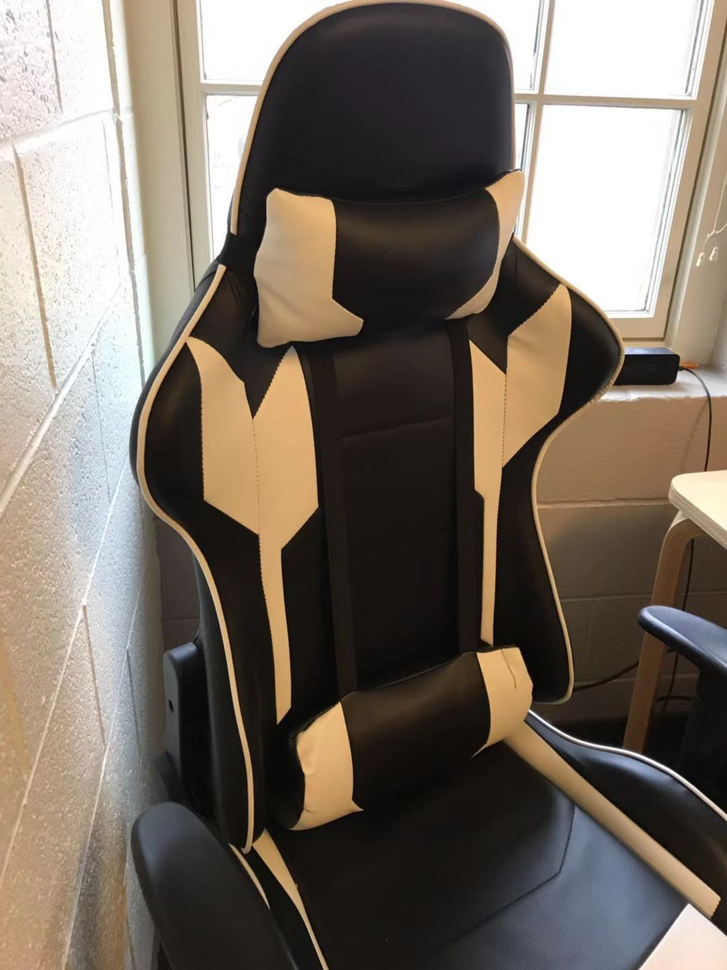
#> input picture MachingPictures/chair1.png, 727 x 970 px, shrunk from 1080 x 1440 before the run, found by its file name
$ python CVProject2.py
#> lines starting #> are read from the running program, lines starting #| are printed output that depends on the picture; after the words box and inside, x2 and y2 are one past the last pixel; in counts of white or black regions, pixels touching at a corner belong together
import numpy as np
import cv2
from matplotlib import pyplot as plt


# [55 lines left out: functions EdgeCornerDetection, SIFT, not called in this run]


def harrisMatching():
    img1 = cv2.imread('chair1.png') # queryImage
#> img1 is the input picture: shape (970, 727, 3); mean B, G, R 99.5, 109.9, 119.9
    img2 = cv2.imread('chair2.png') # trainImage
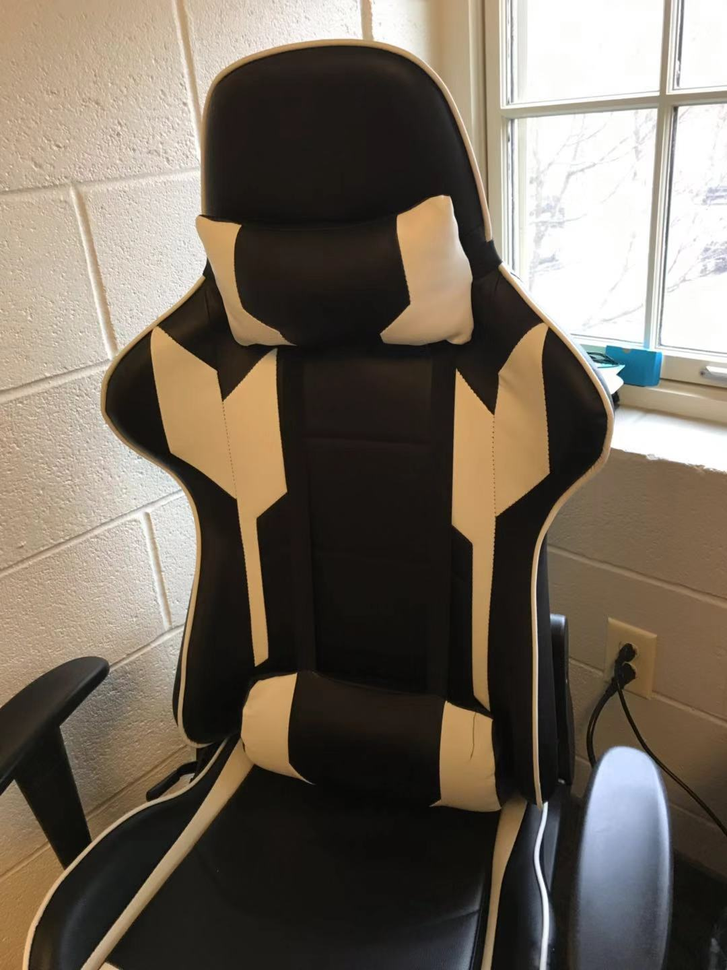
#> input picture MachingPictures/chair2.png, 727 x 970 px, shrunk from 1080 x 1440 before the run, found by its file name
#> img2 is the input picture: shape (970, 727, 3); mean B, G, R 93.9, 106.5, 116.5

    #Detect Harris corners for img1
    gray = cv2.cvtColor(img1,cv2.COLOR_BGR2GRAY)
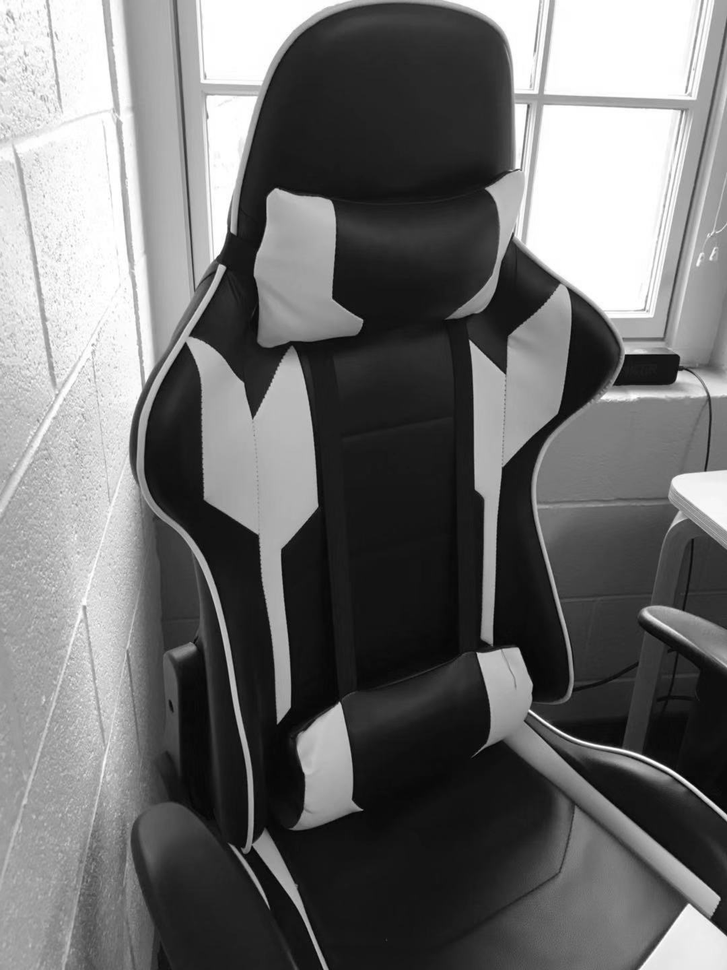
#> gray: shape (970, 727); min 1, max 255, mean 111.7
    gray = np.float32(gray)
    dst = cv2.cornerHarris(gray,2,3,0.04)
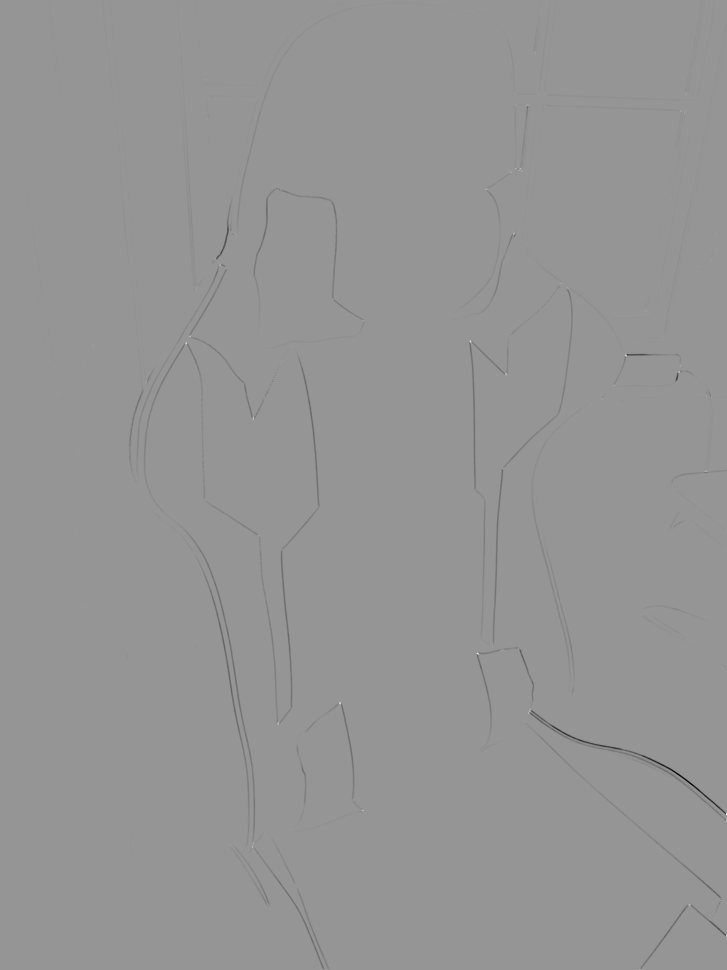
#> dst: shape (970, 727) float32; min -54801056, max 38600384, mean -146145.5; drawn with min black and max white
    dst = cv2.dilate(dst,None)
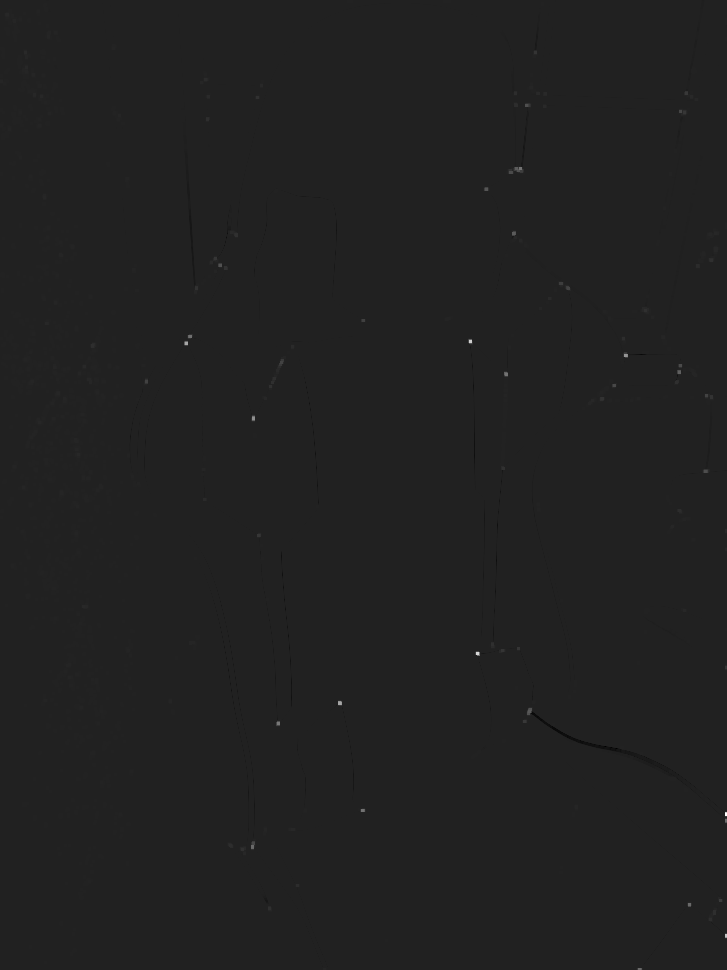
#> dst: shape (970, 727) float32; min -5889651, max 38600384, mean 7182.1; drawn with min black and max white
    a = dst>0.01*dst.max()
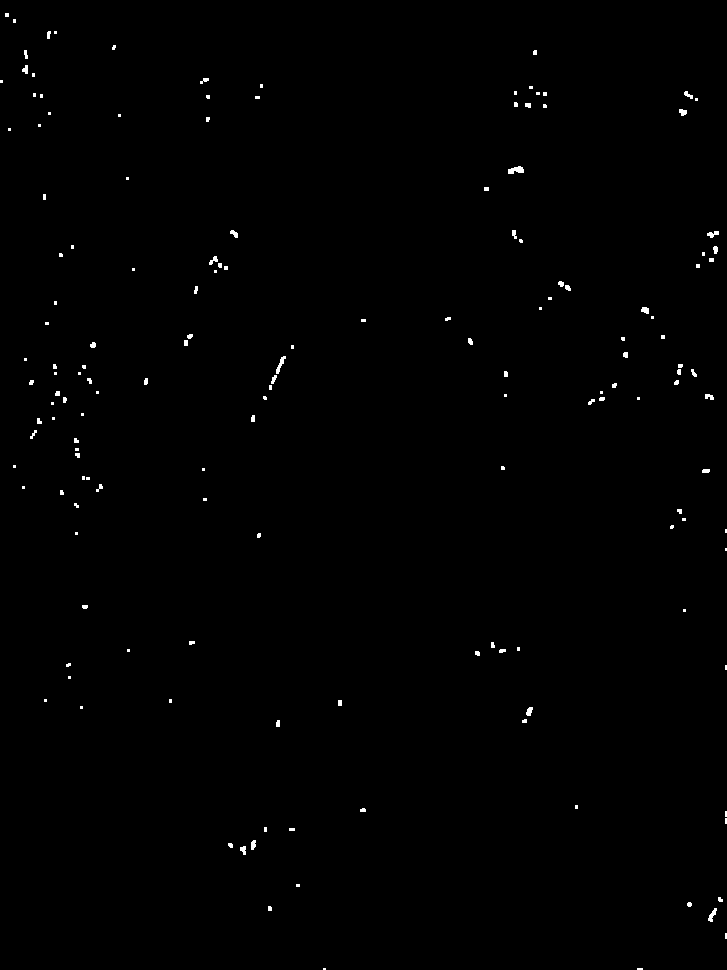
#> a: shape (970, 727) bool; 0.43% white; 158 white regions (96 under 20 px), largest, box (x1, y1, x2, y2) and area: (508, 166, 524, 174) 88, (276, 356, 286, 374) 69, (708, 908, 717, 922) 59
    x,y = np.where(a==True)
#> x = 3038 values from 13 to 969; y = 3038 values, max 726 at index 2328, min 0 at index 187, mean 365.6

    #Convert to keypoint object
    eye_corner_cordinates = []
    for i in np.arange(len(x)):
        eye_corner_cordinates.append([x[i],y[i]])
#> after the loop, eye_corner_cordinates = 3038 pairs, first value 13 to 969, second value 0 to 726

#> (the run stopped early here; a loop or call above may not have finished)
